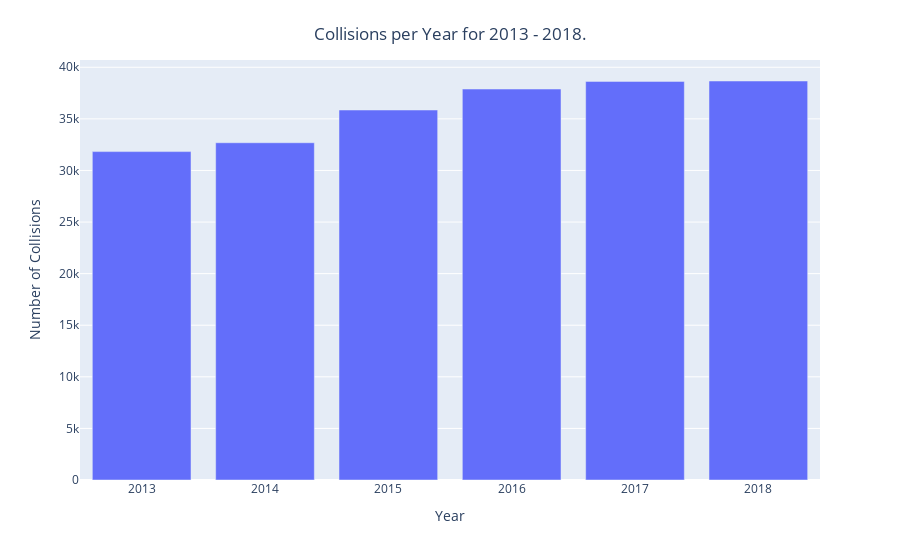

This figure's notebook cell:
### Code cell
# trying plotly
fig = px.bar(x=year_counts.index, y=year_counts)
fig.update_layout(
    title = {
        'text': 'Collisions per Year for 2013 - 2018.',
        'y': .95,
        'x': 0.5,
        'xanchor': 'center',
        'yanchor': 'top'
    }
    ,
    xaxis_title = 'Year',
    yaxis_title = 'Number of Collisions'
)
fig.show()
# pio.write_html(fig, file='hello_world.html', auto_open=False)

### Figure 1 — Plotly figure (JSON) as saved in the notebook; plotly's stock layout.template omitted (floating-point values rounded to 4 significant figures)
{"data": [{"alignmentgroup": "True", "hoverlabel": {"namelength": 0}, "hovertemplate": "x=%{x}<br>y=%{y}", "legendgroup": "", "marker": {"color": "#636efa"}, "name": "", "offsetgroup": "", "orientation": "v", "showlegend": false, "textposition": "auto", "type": "bar", "x": [2018, 2017, 2016, 2015, 2014, 2013], "xaxis": "x", "y": [38670, 38633, 37891, 35859, 32686, 31828], "yaxis": "y"}], "layout": {"barmode": "relative", "legend": {"tracegroupgap": 0}, "margin": {"t": 60}, "title": {"text": "Collisions per Year for 2013 - 2018.", "x": 0.5, "xanchor": "center", "y": 0.95, "yanchor": "top"}, "xaxis": {"anchor": "y", "domain": [0, 1], "title": {"text": "Year"}}, "yaxis": {"anchor": "x", "domain": [0, 1], "title": {"text": "Number of Collisions"}}}}
